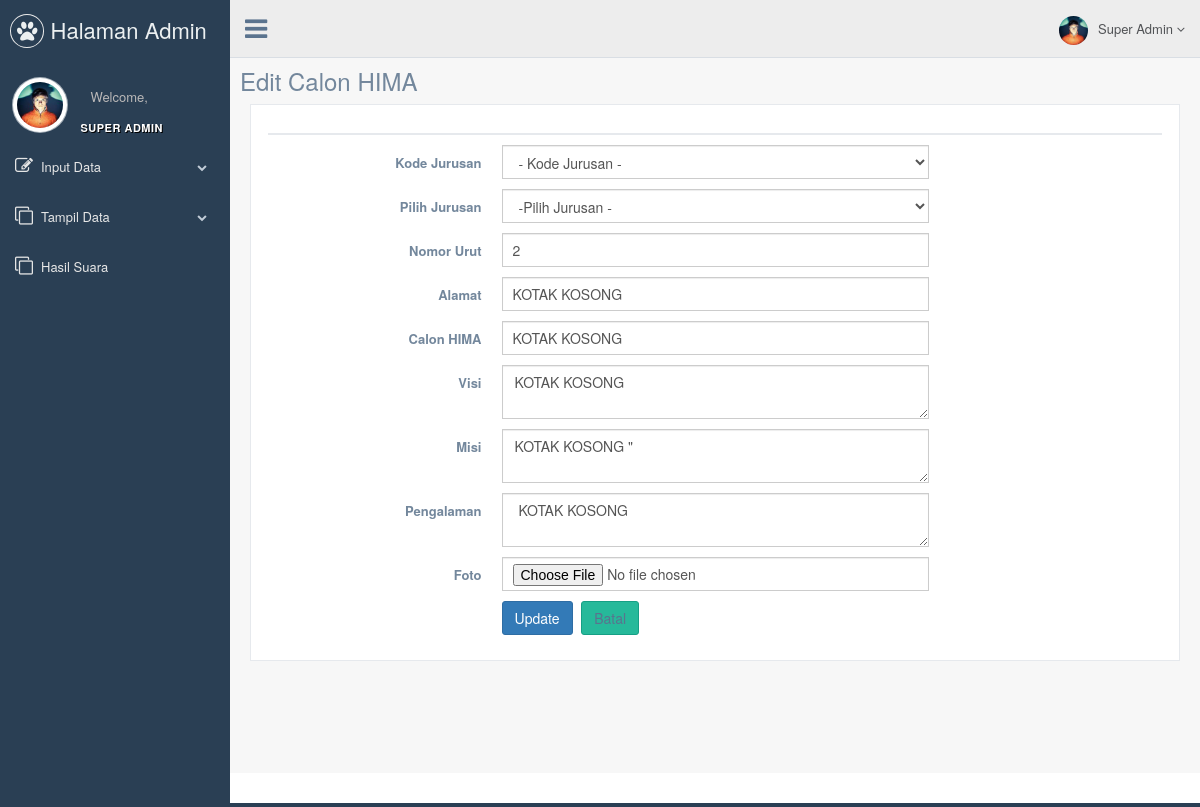
Page /superadmin/index.php?page=edit_hima&no=2 (signed in) on the committed database.
### tables this page shows
CREATE TABLE IF NOT EXISTS `ca_hima` (
  `id` int(20) NOT NULL,
  `jurusan` enum('TI','SE','SI','IF','DKV') NOT NULL,
  `no` int(20) NOT NULL,
  `Alamat` longtext NOT NULL,
  `calon_hima` text NOT NULL,
  `visi` text NOT NULL,
  `misi` text NOT NULL,
  `pengalaman` longtext NOT NULL,
  `foto` text NOT NULL
);

### superadmin/edit_hima.php (the view, shortened to what this page needs)
<div class="page-title">
   <div class="title-left">
        <h3>Edit Calon HIMA</h3>
    </div>
     <div class="col-md-12 col-sm-12 col-xs-12">
     <div class="x_panel">
     <div class="x_title">
     	 <div class="clearfix"></div>
     </div>
     <?php
     	$no = @$_GET['no'];
     	$data = mysql_query("select * from ca_hima where no = '$no'") or die(mysql_error());
     	$cek = mysql_fetch_array($data);
     ?>
		<form action="" method="POST" class="form-horizontal form-label-left" enctype="multipart/form-data" >
          <div class="form-group">
            <label class="control-label col-md-3 col-sm-3 col-xs-12">Kode Jurusan</label>
            <div class="col-md-6 col-sm-6 col-xs-12">
              <select name="id" class="form-control">
                <option value="<?php echo $cek['jurusan']; ?>">- Kode Jurusan -</option>
              </select>
            </div>
          </div>
          <div class="form-group">
            <label class="control-label col-md-3 col-sm-3 col-xs-12">Pilih Jurusan</label>
            <div class="col-md-6 col-sm-6 col-xs-12">
              <select name="jurusan" class="form-control">
                <option value="<?php echo $cek['jurusan']; ?>">-Pilih Jurusan -</option>
              </select>
            </div>
          </div>
          <div class="form-group">
            <label class="control-label col-md-3 col-sm-3 col-xs-12">Nomor Urut</label>
            <div class="col-md-6 col-sm-6 col-xs-12">
              <input name="no" class="date-picker form-control col-md-7 col-xs-12" type="text" value="<?php echo $cek['no']; ?>">
            </div>
          </div>
          <div class="form-group">
                        <label class="control-label col-md-3 col-sm-3 col-xs-12">Alamat</label>
                        <div class="col-md-6 col-sm-6 col-xs-12">
                          <input name="Alamat" class="date-picker form-control col-md-7 col-xs-12" type="text" value="<?php echo $cek['Alamat']; ?>">
                        </div>
                      </div>
          <div class="form-group">
            <label class="control-label col-md-3 col-sm-3 col-xs-12">Calon HIMA</label>
            <div class="col-md-6 col-sm-6 col-xs-12">
              <input name="calon_hima" class="date-picker form-control col-md-7 col-xs-12" type="text" value="<?php echo $cek['calon_hima']; ?>">
            </div>
          </div>
          <div class="form-group">
            <label class="control-label col-md-3 col-sm-3 col-xs-12">Visi</label>
            <div class="col-md-6 col-sm-6 col-xs-12">
              <textarea id="message" required="required" class="form-control" name="visi" data-parsley-trigger="keyup" data-parsley-minlength="30" data-parsley-maxlength="100" data-parsley-validation-threshold="15"><?php echo $cek['visi']; ?>
              </textarea>
            </div>
           </div>
           <div class="form-group">
            <label class="control-label col-md-3 col-sm-3 col-xs-12">Misi</label>
            <div class="col-md-6 col-sm-6 col-xs-12">
              <textarea id="message" required="required" class="form-control" name="misi" data-parsley-trigger="keyup" data-parsley-minlength="30" data-parsley-maxlength="100" data-parsley-validation-threshold="15"><?php echo $cek['misi']; ?>"
              </textarea>
            </div>
           </div>
           <div class="form-group">
            <label class="control-label col-md-3 col-sm-3 col-xs-12">Pengalaman</label>
            <div class="col-md-6 col-sm-6 col-xs-12">
              <textarea id="message" required="required" class="form-control" name="pengalaman" data-parsley-trigger="keyup" data-parsley-minlength="30" data-parsley-maxlength="100" data-parsley-validation-threshold="15"> <?php echo $cek['pengalaman']; ?>
              </textarea>
            </div>
           </div>
	        <div class="form-group">
	            <label class="control-label col-md-3 col-sm-3 col-xs-12">Foto</label>
	            <div class="col-md-6 col-sm-6 col-xs-12">
	              <input type="file" name="foto" class="form-control col-md-7 col-xs-12">
	            </div>
	         </div>
	          <div class="form-group">
	            <div class="col-md-6 col-sm-6 col-xs-12 col-md-offset-3">
	              <button type="submit" name="update" value="update" class="btn btn-primary">Update</button>
	              <a href="?page=tampilhima"><button type="batal" name="batal" value="batal" class="btn btn-success">Batal</a></button>
	            </div>
	          </div>
		</form>
</div>
</div>
</div>

### rows in the picture
ca_hima: no "2", Alamat "KOTAK KOSONG", calon_hima "KOTAK KOSONG", visi "KOTAK KOSONG", misi "KOTAK KOSONG \"", pengalaman "KOTAK KOSONG"
